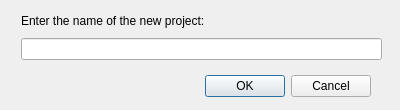
<?xml version="1.0" encoding="UTF-8"?>
<ui version="4.0">
 <class>NewProjectDialog</class>
 <widget class="QDialog" name="NewProjectDialog">
  <property name="geometry">
   <rect>
    <x>0</x>
    <y>0</y>
    <width>400</width>
    <height>110</height>
   </rect>
  </property>
  <property name="windowTitle">
   <string>Name of the project</string>
  </property>
  <widget class="QDialogButtonBox" name="buttonBox">
   <property name="geometry">
    <rect>
     <x>30</x>
     <y>70</y>
     <width>341</width>
     <height>32</height>
    </rect>
   </property>
   <property name="orientation">
    <enum>Qt::Horizontal</enum>
   </property>
   <property name="standardButtons">
    <set>QDialogButtonBox::Cancel|QDialogButtonBox::Ok</set>
   </property>
  </widget>
  <widget class="QWidget" name="verticalLayoutWidget">
   <property name="geometry">
    <rect>
     <x>21</x>
     <y>9</y>
     <width>361</width>
     <height>51</height>
    </rect>
   </property>
   <layout class="QVBoxLayout" name="verticalLayout">
    <item>
     <widget class="QLabel" name="label">
      <property name="text">
       <string>Enter the name of the new project:</string>
      </property>
     </widget>
    </item>
    <item>
     <widget class="QLineEdit" name="lineEdit"/>
    </item>
   </layout>
  </widget>
 </widget>
 <resources/>
 <connections>
  <connection>
   <sender>buttonBox</sender>
   <signal>accepted()</signal>
   <receiver>NewProjectDialog</receiver>
   <slot>accept()</slot>
   <hints>
    <hint type="sourcelabel">
     <x>248</x>
     <y>254</y>
    </hint>
    <hint type="destinationlabel">
     <x>157</x>
     <y>274</y>
    </hint>
   </hints>
  </connection>
  <connection>
   <sender>buttonBox</sender>
   <signal>rejected()</signal>
   <receiver>NewProjectDialog</receiver>
   <slot>reject()</slot>
   <hints>
    <hint type="sourcelabel">
     <x>316</x>
     <y>260</y>
    </hint>
    <hint type="destinationlabel">
     <x>286</x>
     <y>274</y>
    </hint>
   </hints>
  </connection>
 </connections>
</ui>
